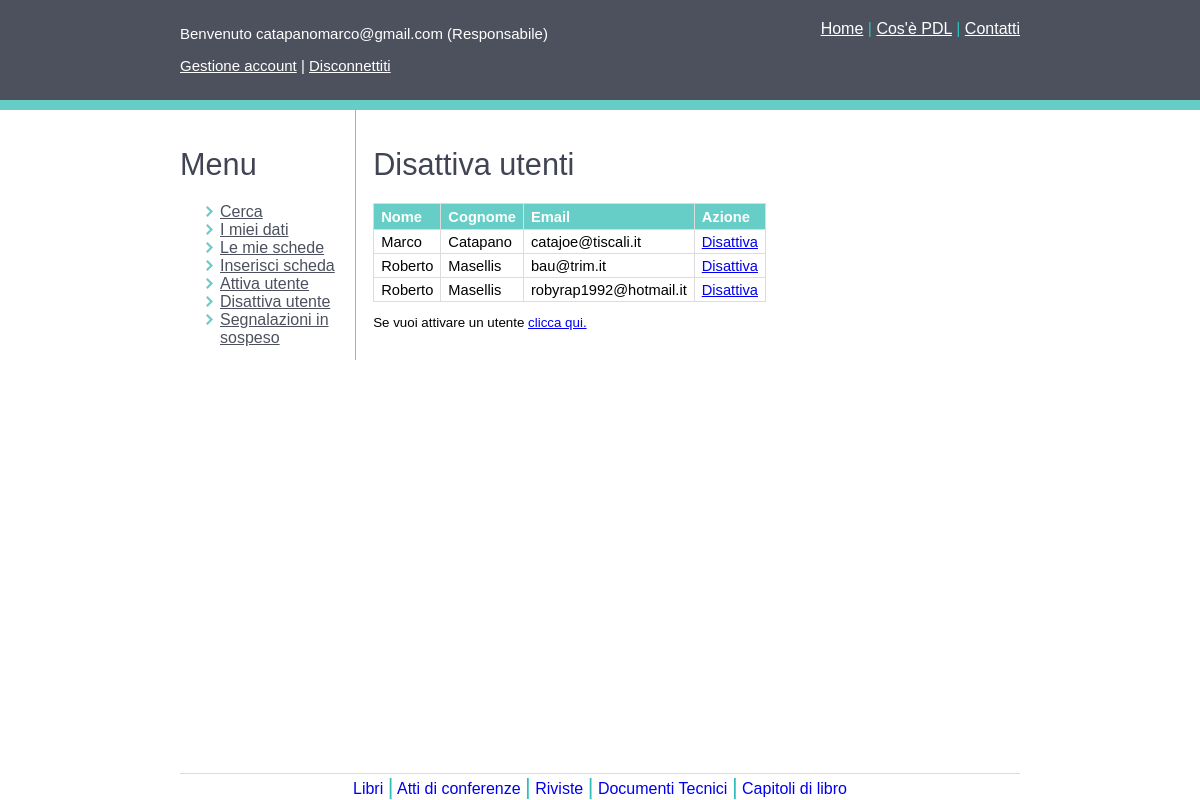
/disattiva-utente.php (signed in), run on the app's committed database.
### tables this page shows
CREATE TABLE IF NOT EXISTS `utenti` (
  `nome` varchar(30) NOT NULL,
  `cognome` varchar(30) NOT NULL,
  `email` varchar(30) NOT NULL,
  `pass` text NOT NULL,
  `responsabile` tinyint(1) NOT NULL,
  `attivato` tinyint(1) NOT NULL,
  PRIMARY KEY (`email`)
);

### disattiva-utente.php (the view, shortened to what this page needs)
<?php
require('functions/config.php');
?>
<!DOCTYPE html PUBLIC "-//W3C//DTD XHTML 1.0 Strict//EN"
        "http://www.w3.org/TR/xhtml1/DTD/xhtml1-strict.dtd">
<html xmlns="http://www.w3.org/1999/xhtml" xml:lang="en" lang="en">
<head>
<link href="css/style.css" rel="stylesheet" type="text/css" />
</head>
<body>
<div id="intestazione_home">
<?php include 'common/header.php'; ?>
</div>
<div id="contenuto">
		<div id="contenuto_left">
		<?php
			include 'common/menu_sx.php';
		?>
		</div>
		<div id="contenuto_right">
		<h1>Disattiva utenti</h1>
     <?php
     $query= "SELECT nome, cognome, email FROM utenti where responsabile='0' AND attivato='1'";
	 $result = mysqli_query($link, $query);
     if ($result) {
	  echo '<table class="tab_scheda"><th>Nome</th><th>Cognome</th><th>Email</th><th>Azione</th>';
	     while ($row = mysqli_fetch_row($result)) {
         echo '<tr><td>'.$row[0].'</td><td>'.$row[1].'</td><td>'.$row[2].'</td>'.'<td><a href="disattiva-utente.php?email='.$row[2].'">Disattiva</a></td>'.'</tr>';
         }
      echo '</table> <p>Se vuoi attivare un utente <a href="attiva-utente.php">clicca qui.</a></p>';
      }
  ?>
		</div>
</div>
<div id="footer">
</div>
</body>
</html>

### common/header.php (shortened to what this page needs)
<?php
	if( !isset($_SESSION['login']) && !isset($_SESSION['login_ammesso']) ){
?>
	<div id="autentica">
	<form action="functions/login.php" method="post" >
	<table id="tab_autentica">
	<tbody>
		<tr>
			<td>Email</td>
			<td>Password</td>
		</tr>
		<tr>
			<td><input name="email" type="text" /></td>
			<td><input name="pass" type="password" /></td>
		</tr>
		<tr>
			<td colspan="2"><input name="login" type="submit"  class="login" value="Accedi"/> <input name="registrati" type="button" onclick="location.href='registrazione.php';" class="login" value="Registrati"/></td>
		</tr>
	</tbody>
</table>
 </form>
 </div>
 <?php } else{
					if( isset($_SESSION['login']) ) {
						$emailUtente = $_SESSION['login'];
						$tipoUtente = "Responsabile";
						}
	 				else if( isset($_SESSION['login_ammesso']) ){
   					$emailUtente = $_SESSION['login_ammesso'];
   					$tipoUtente = "Ammesso";
   					}
 					echo '<div id="autentica"><p>Benvenuto '.$emailUtente." (".$tipoUtente.")</p>";
 					echo '<p><a href="area_riservata.php">Gestione account</a> | <a href="./functions/logout.php">Disconnettiti</a></p></div>';
  } ?>
	<div id="menu_sup">
		<a href="./index.php">Home</a> <span>|</span> <a href="./cose-pdl.php">Cos'è PDL</a> <span>|</span> <a href="mailto:info@pdluniba.netsons.org">Contatti</a>
	</div>

### common/menu_sx.php
<h1>Menu</h1>
		<ul>
			<li><a href="index.php">Cerca</a></li>
			<li><a href="miei-dati.php">I miei dati</a></li>
			<li><a href="./mie-schede.php">Le mie schede</a></li>
			<li><a href="inserimento-scheda.php" >Inserisci scheda</a> </li>
			<li><a href="attiva-utente.php">Attiva utente</a></li>
			<li><a href="disattiva-utente.php">Disattiva utente</a></li>
			<li><a href="lista_segnalazioni.php">Segnalazioni in sospeso</a></li>
		</ul>

### css/style.css (style rules this page uses)
body { margin: auto; }
h1 { font-family: "Helvetica", Times, serif; font-size: 23pt; color:#404453; font-weight: normal; }
p { text-align: justify; font-family: "Helvetica", Times, serif; font-size: 10pt; }
ul { font-family: "Helvetica", Times, serif; font-size: 11pt; }
#menu_sup { float:right; margin-right:15%; color: #FFFFFF; font-family:"Helvetica", Times, serif; font-size:12pt; margin-top:20px; }
#menu_sup a { color: #FFF; }
#menu_sup span { color:#33BDBA; }
#contenuto { margin: 0 auto; width:70%; margin-bottom: 30px; }
#contenuto_left { float: left; margin-top: 2%; height: 200px; width: 19%; }
#contenuto_left ul { list-style-image: url('../images/ul-style.png'); }
#contenuto_left a { color: #4D515E; font-size: 12pt; font-family: "Helvetica", Arial, Helvetica, sans-serif; }
#contenuto_right { float: right; padding: 2%; border-left: 1px solid #67CEC7; height: auto; width: 75%; }
#intestazione_home { width:auto; height:100px; border-bottom:10px solid #67CEC7; background-color: #4D515E; }
#footer { position: fixed; bottom: 0; width:70%; margin-left:15%; text-align: center; font-family:"Helvetica", Times, serif; background-color: #FFF; border-top: 1px solid #DCDCDC; }
#footer span { color:#33BDBA; font-size:22px; }
#footer a { font-weight: normal; text-decoration: none; }
.tab_scheda { font-family: "Helvetica", Times, sans-serif; width: auto; border-collapse: collapse; }
.tab_scheda td, .tab_scheda th { font-size: 11pt; border: 1px solid #DCDCDC; padding: 4px 7px 3px 7px; }
.tab_scheda th { font-size: 11pt; text-align: left; padding-top: 5px; padding-bottom: 4px; background-color: #67CEC7; color: #FFF; }
#autentica { text-align: left; margin-left: 15%; color:#FFFFFF; float:left; margin-top:10px; font-family: "Helvetica"; }
#autentica a, #autentica p { font-size: 15px; color: #FFF; }

### data on the page
utenti: nome "Marco", cognome "Catapano", email "catajoe@tiscali.it"
utenti: nome "Roberto", cognome "Masellis", email "bau@trim.it"
utenti: nome "Roberto", cognome "Masellis", email "robyrap1992@hotmail.it"

### other printed values
$emailUtente "catapanomarco@gmail.com"
$tipoUtente "Responsabile"
